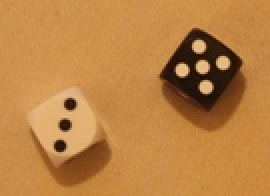
//> input picture dice.jpg, 135 x 98 px (shown 2 times larger)
$ ./dice   (built with g++ and OpenCV 4)
//> lines starting //> are read from the running program, lines starting //| are printed output that depends on the picture; after the words box and inside, x2 and y2 are one past the last pixel; in counts of white or black regions, pixels touching at a corner belong together
#include <opencv/cv.h>
#include <opencv/cxcore.h>
#include "opencv2/highgui/highgui.hpp"

using namespace cv;

int p1, p2;
Mat dice, canny;

void on_trackbar(int, void*) {
    Canny(dice, canny, p1, p2);
    imshow("canny", canny);
}

int main(int argc, const char** argv)
{
    dice = imread("dice.jpg", 0);
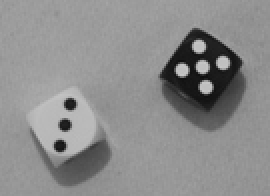
//> dice: 98 rows x 135 cols, CV_8UC1 (shown 2 times larger); min 15, max 199, mean 140.3
    p1 = 100;
    p2 = 200;

    Canny(dice, canny, 375, 820);
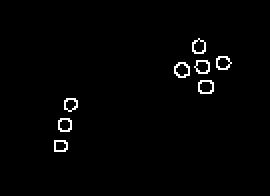
//> canny: 98 rows x 135 cols, CV_8UC1 (shown 2 times larger); 1.5% white in thin lines or dots, all inside (x1, y1, x2, y2) = (27, 19, 116, 76)
    imshow("canny", canny);
    createTrackbar("p1","canny",&p1,1000,on_trackbar);
    createTrackbar("p2","canny",&p2,1000,on_trackbar);
    waitKey();
//> in on_trackbar, `Canny(dice, canny, p1, p2);`:
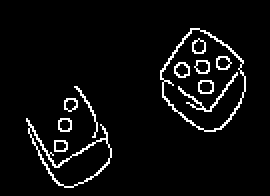
//> canny: 98 rows x 135 cols, CV_8UC1 (shown 2 times larger); 5% white in thin lines or dots, all inside (x1, y1, x2, y2) = (13, 14, 123, 94)

    int num = 0;
    for(int y=0;y<canny.size().height;y++)
    {
        uchar *row = canny.ptr(y);
        for(int x=0;x<canny.size().width;x++)
        {
            if(row[x] <= 128)
            {
                int area = floodFill(canny, Point(x,y), CV_RGB(0,0,160));
                printf("filling %d, %d gray, area is %d\n", x, y, area);
                if(area>10 && area < 50) num++;
            }
        }
    }
//> this loop made 98 passes
//> num on passes 1 to 12: 0, 0, 0, 0, 0, 0, 0, 0, 0, 0, 0, 0
//> after the loop, num = 8
    printf("number is %d\n", num);
//| number is 8
    imshow("dice", dice);
    waitKey();

    return 0;
}
